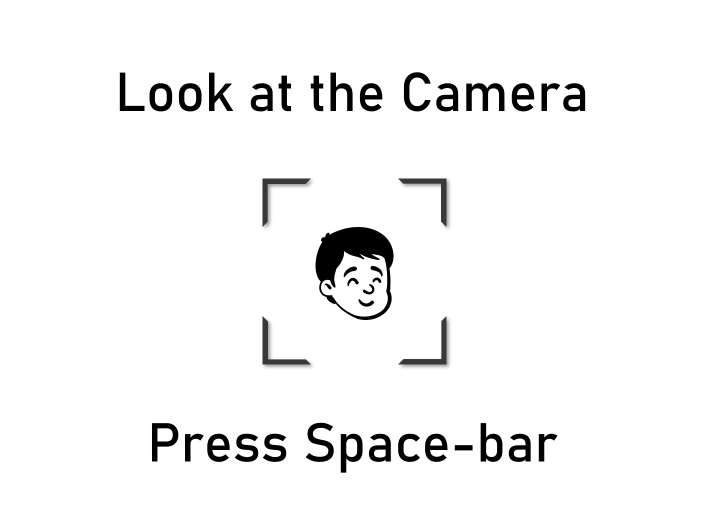
//> input picture Final_Project/images/ready.png, 1414 x 1056 px (shown at 1/2 size)
$ ./main   (built with g++ and OpenCV 4)
//> lines starting //> are read from the running program, lines starting //| are printed output that depends on the picture
### Final_Project/main.h
#define _CRT_SECURE_NO_WARNINGS
#include <stdio.h>
#include <stdlib.h>
#include <cmath>
#include <vector>
#include <iostream>
#include <fstream>
#include <opencv2/imgproc/imgproc.hpp>
#include <opencv2/highgui/highgui.hpp>
#include <opencv2/core/core.hpp>

using namespace std;
using namespace cv;

#define ErrRange	10
#define binNum		59		// uniform LBP
#define blockNum	41		// eye, nose, mouth : 27 ~ 67

const char lookup[256] = {
0, 1, 2, 3, 4, 58, 5, 6, 7, 58, 58, 58, 8, 58, 9, 10,
11, 58, 58, 58, 58, 58, 58, 58, 12, 58, 58, 58, 13, 58, 14, 15,
16, 58, 58, 58, 58, 58, 58, 58, 58, 58, 58, 58, 58, 58, 58, 58,
17, 58, 58, 58, 58, 58, 58, 58, 18, 58, 58, 58, 19, 58, 20, 21,
22, 58, 58, 58, 58, 58, 58, 58, 58, 58, 58, 58, 58, 58, 58, 58,
58, 58, 58, 58, 58, 58, 58, 58, 58, 58, 58, 58, 58, 58, 58, 58,
23, 58, 58, 58, 58, 58, 58, 58, 58, 58, 58, 58, 58, 58, 58, 58,
24, 58, 58, 58, 58, 58, 58, 58, 25, 58, 58, 58, 26, 58, 27, 28,
29, 30, 58, 31, 58, 58, 58, 32, 58, 58, 58, 58, 58, 58, 58, 33,
58, 58, 58, 58, 58, 58, 58, 58, 58, 58, 58, 58, 58, 58, 58, 34,
58, 58, 58, 58, 58, 58, 58, 58, 58, 58, 58, 58, 58, 58, 58, 58,
58, 58, 58, 58, 58, 58, 58, 58, 58, 58, 58, 58, 58, 58, 58, 35,
36, 37, 58, 38, 58, 58, 58, 39, 58, 58, 58, 58, 58, 58, 58, 40,
58, 58, 58, 58, 58, 58, 58, 58, 58, 58, 58, 58, 58, 58, 58, 41,
42, 43, 58, 44, 58, 58, 58, 45, 58, 58, 58, 58, 58, 58, 58, 46,
47, 48, 58, 49, 58, 58, 58, 50, 51, 52, 58, 53, 54, 55, 56, 57 };

void LBP_descriptor(Mat input, Mat shape, float* LBP_hist, int numLandmarks);
float compute_similarity(float* ref, float* tar);

void graph_cut_mask(Mat input, Mat maskImg, Mat final_result);
void SLICsegmentation(Mat image, int m_spcount, int m_compactness);

### Final_Project/main.cpp
#include "main.h"
#include "opencv2/opencv.hpp"
#include "opencv2/objdetect/objdetect.hpp"
#include "ldmarkmodel.h"


// login delay를 초 단위로 변환하여 영상에 출력하기 위해 문자열로 바꾸는 함수
// [8 lines left out: function timeout, not called in this run]

// Mouse callback 함수에서 사용되는 전역 변수 선언
Point pt;
Mat maskImg;
Mat saved;

void on_mouse(int event, int x, int y, int flags, void* userdata);

void brush_size_change(int size, void* userdata);

void superpixel_num_change(int sup, void* userdata);

void compactness_change(int com, void* userdata);

int main()
{
	/*=================================     Login     ==================================*/
	int login_flag = 1;
	int login_delay = 0;
	char put_time[2];		// 영상에 출력할 string
	Mat ready = imread("../../../media/ready.png");
//> ready is the input picture: 1056 rows x 1414 cols, CV_8UC3; mean B, G, R 244.9, 244.9, 244.9
	Mat login = imread("../../../media/login.png");
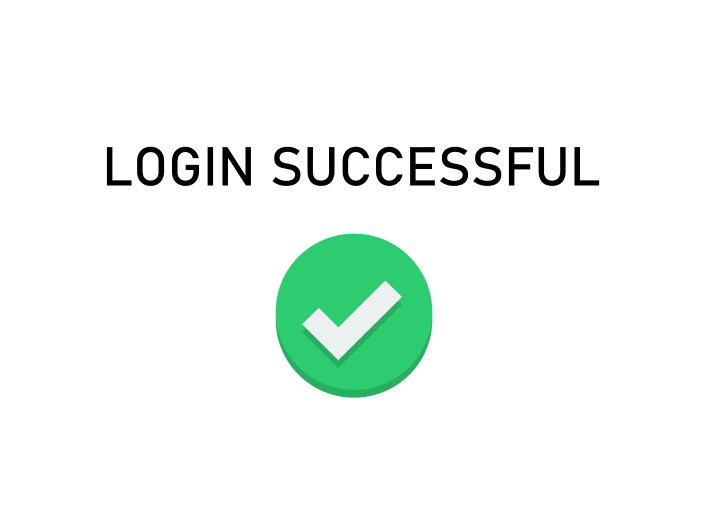
//> input picture Final_Project/images/login.png, 1412 x 1059 px (shown at 1/2 size)
//> login is the input picture: 1059 rows x 1412 cols, CV_8UC3; mean B, G, R 243.7, 247.9, 240.5
	Mat mouse = imread("../../../media/mouse_event.png");
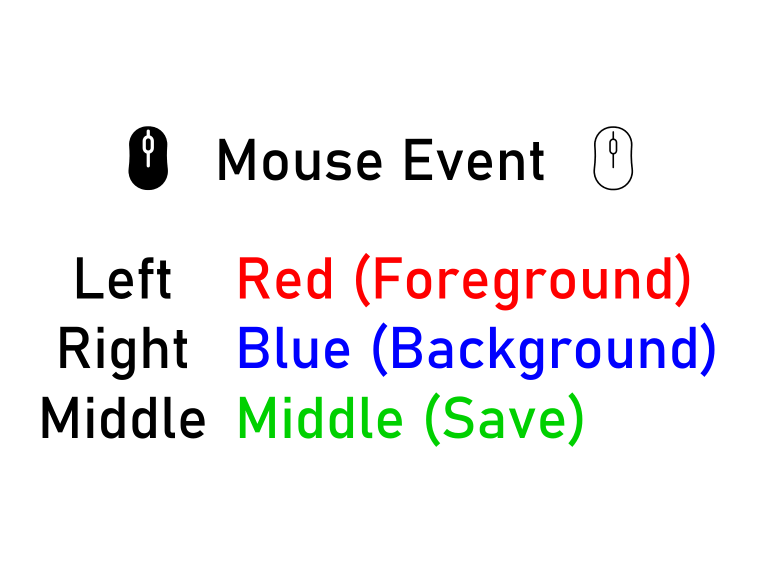
//> input picture Final_Project/images/mouse_event.png, 1523 x 1141 px (shown at 1/2 size)
//> mouse is the input picture: 1141 rows x 1523 cols, CV_8UC3; mean B, G, R 240.9, 239.3, 240.6
	saved = imread("../../../media/save.png");
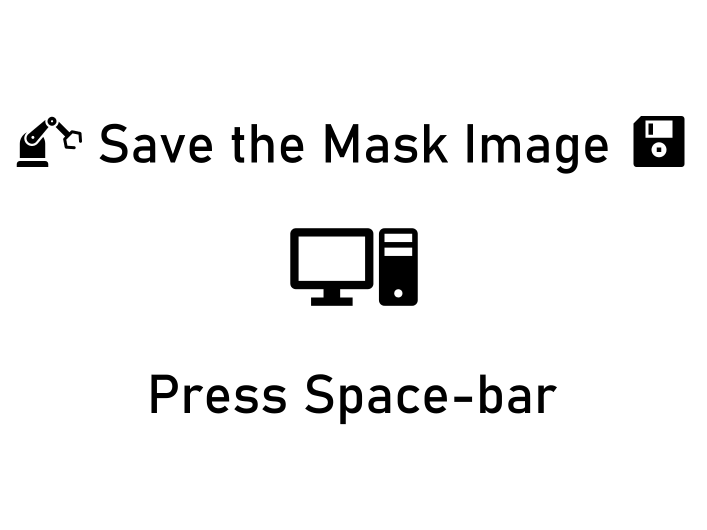
//> input picture Final_Project/images/save.png, 1414 x 1060 px (shown at 1/2 size)
//> saved is the input picture: 1060 rows x 1414 cols, CV_8UC3; min 0, max 255, mean 242
	resize(ready, ready, Size(640, 480));
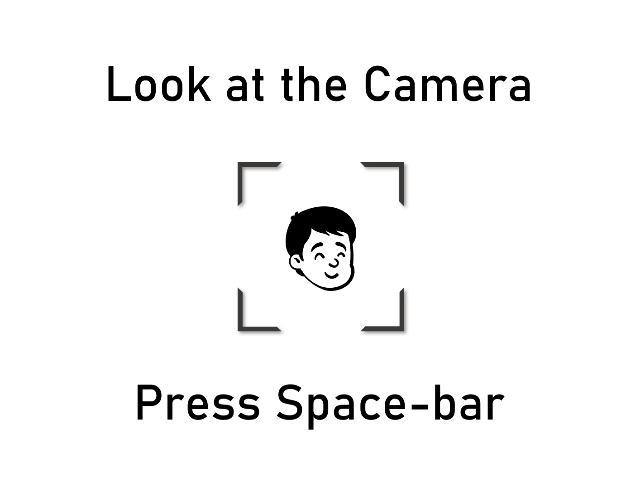
//> ready: 480 rows x 640 cols, CV_8UC3; mean B, G, R 244.8, 244.8, 244.9
	resize(login, login, Size(640, 480));
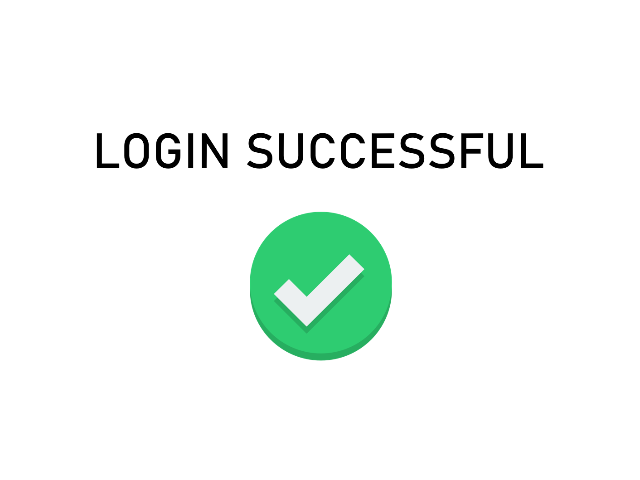
//> login: 480 rows x 640 cols, CV_8UC3; mean B, G, R 243.7, 247.9, 240.6
	resize(mouse, mouse, Size(640, 480));
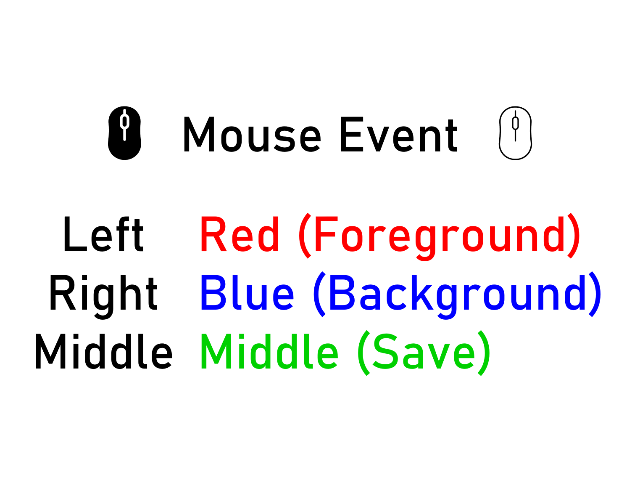
//> mouse: 480 rows x 640 cols, CV_8UC3; mean B, G, R 240.9, 239.3, 240.6
	resize(saved, saved, Size(640, 480));
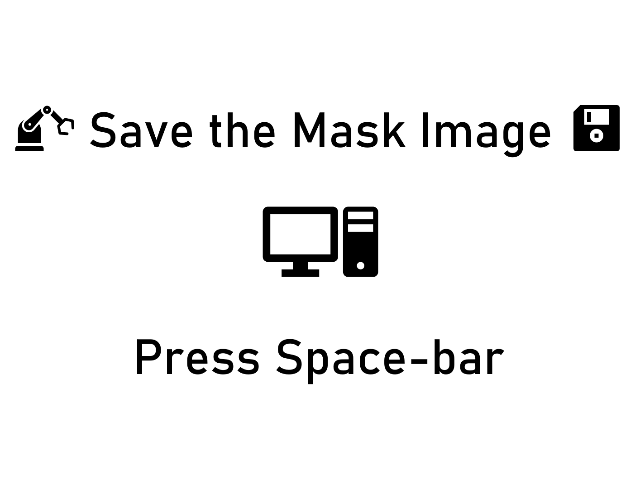
//> saved: 480 rows x 640 cols, CV_8UC3; min 0, max 255, mean 242

	int enroll = 1;				// 1 : 현재 등록해야 함
	float score, th = 120;		// 본인 인증 기준

	// binNum : 59 uniform LBP, blockNum = 41 (eyes, nose, mouth)
	float* ref_LBP_hist = (float*)calloc(binNum * blockNum, sizeof(float));
	float* tar_LBP_hist = (float*)calloc(binNum * blockNum, sizeof(float));

	// 학습 데이터 불러오기
//> (the run ends here: the program needs code that is not available in this run, at `ldmarkmodel modelt;`)
